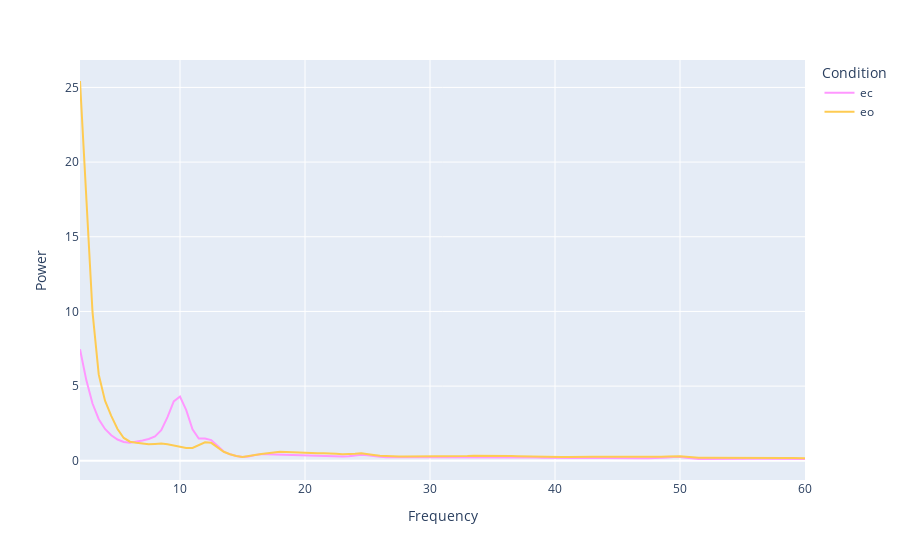

Source (notebook cell):
### Code cell
# printing the psd
flows.plot_PSD_two_conditions(eeg, chans, 'ec', 'eo', fs, min_freq, max_freq, psd_normalize)
